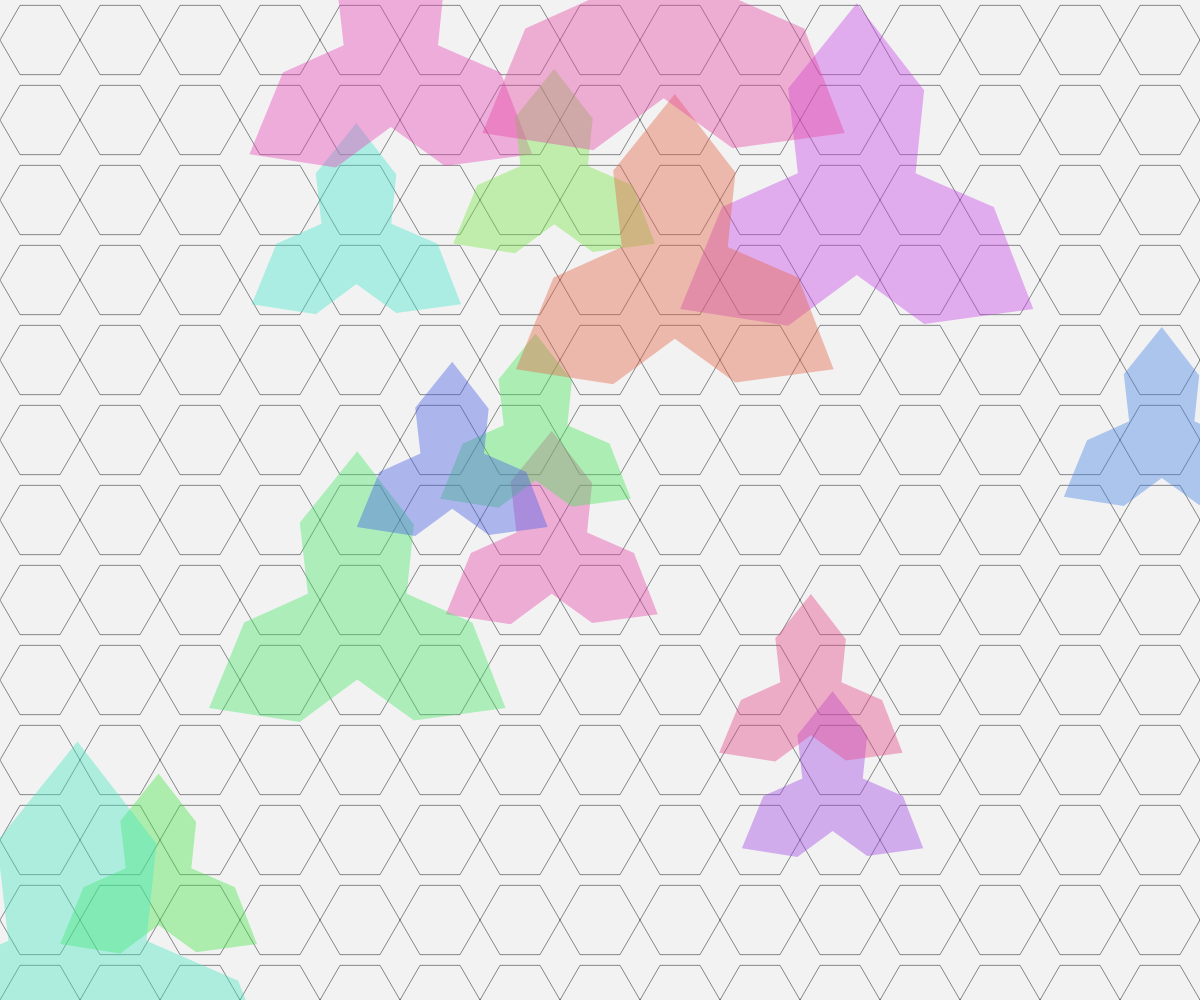
Frame 1 (no input)
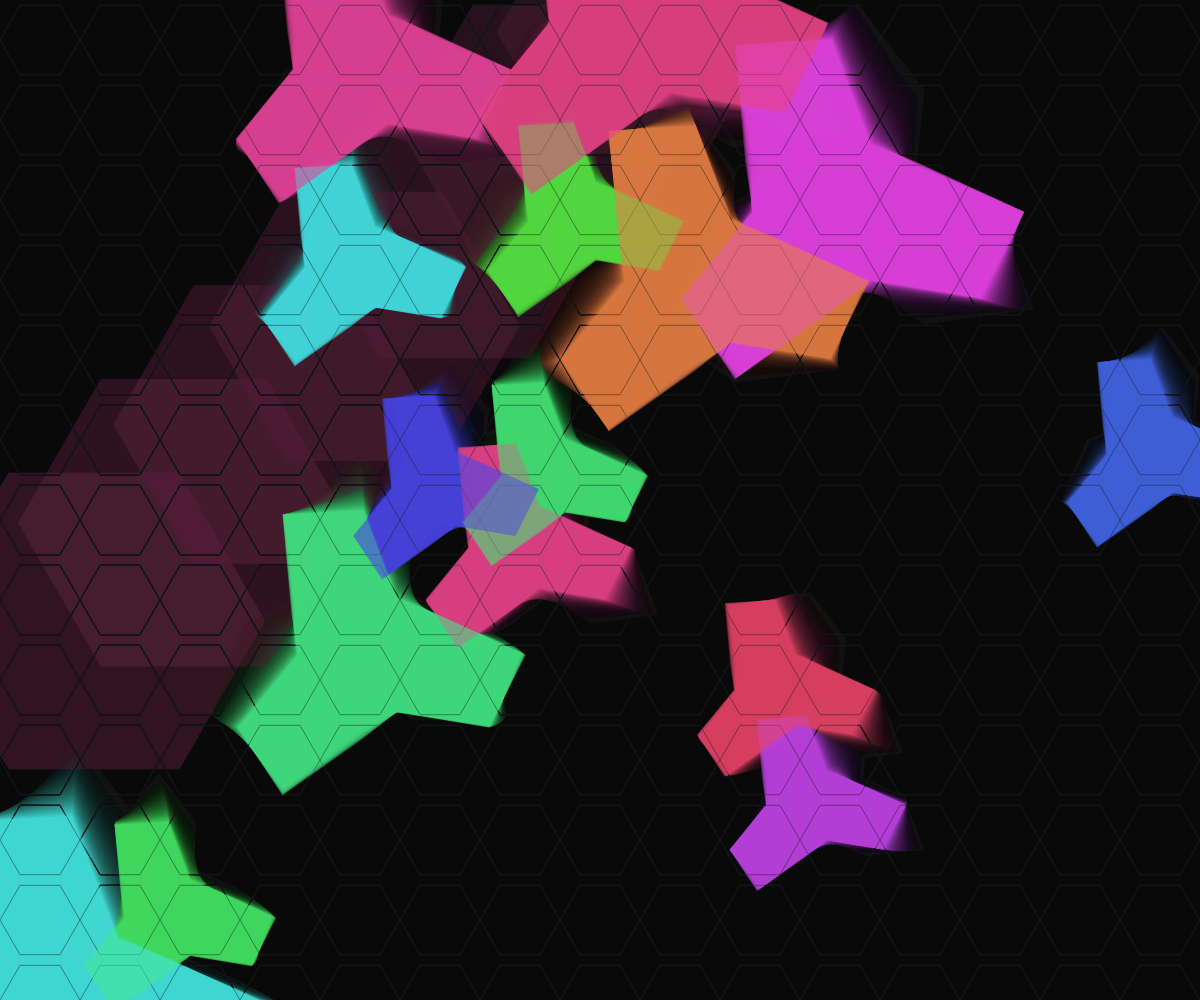
Frame 60 (no input)
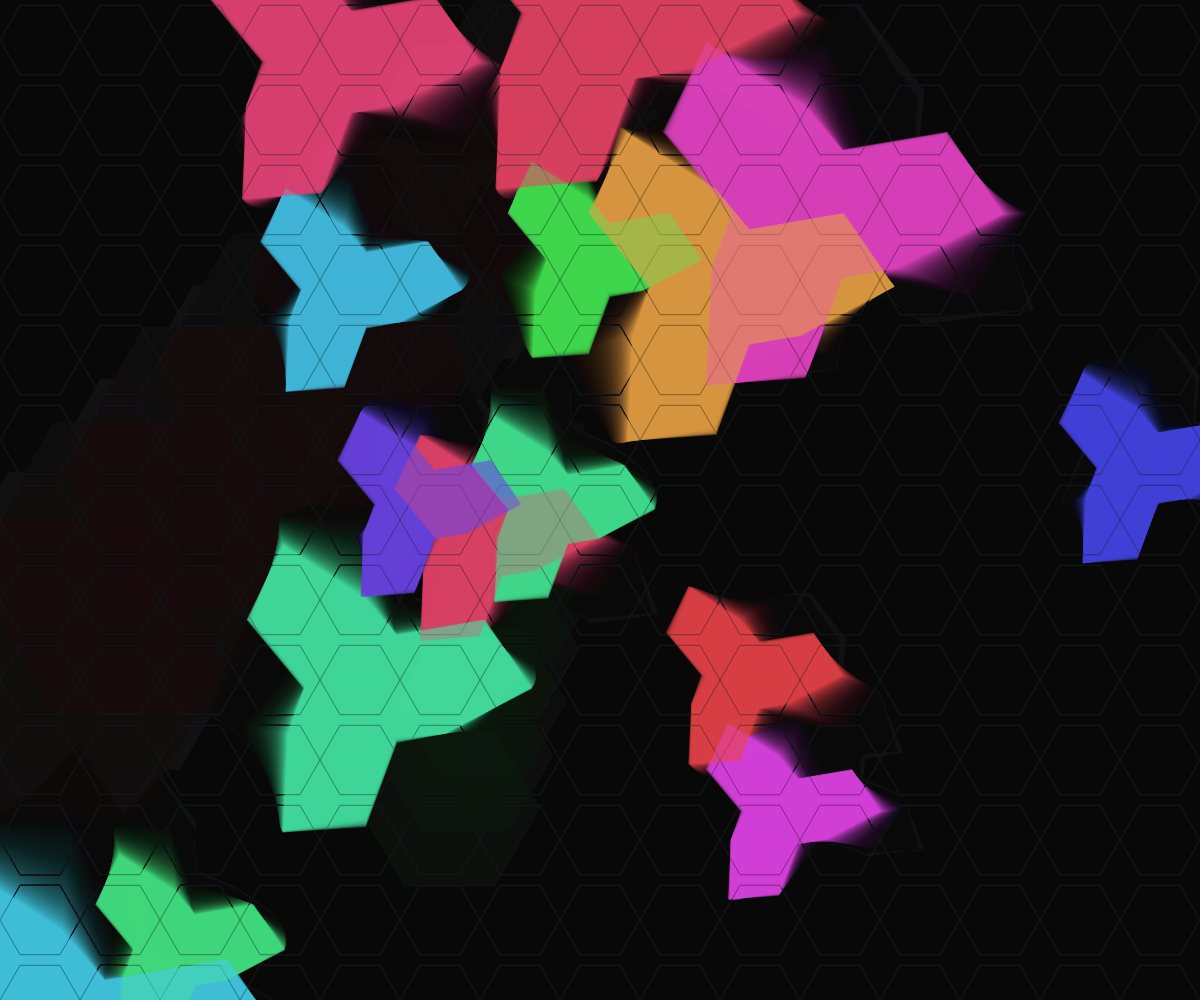
Frame 120 (the mouse pressed at the canvas centre since frame 60)

The p5.js sketch that drew these frames (run headless with seeded random() and noise() and a simulated clock; from frame 60 on, the mouse is pressed at the canvas centre):

// p5.js sketch
// ── sketch.js
let planes = [];
let grid;
let transitionProgress = 0;
let isTransitioning = false;
let gridSize = 80;

function setup() {
  createCanvas(windowWidth, windowHeight);
  colorMode(HSB, 360, 100, 100, 1);
  
  // Initialize grid
  grid = [];
  for (let y = 0; y < height; y += gridSize) {
    for (let x = 0; x < width; x += gridSize) {
      grid.push({x: x + gridSize/2, y: y + gridSize/2});
    }
  }
  
  // Initialize planes
  for (let i = 0; i < 15; i++) {
    planes.push({
      x: random(width),
      y: random(height),
      size: random(80, 200),
      speed: random(0.3, 0.7),
      hue: random(360),
      transitionTarget: null,
      transitionStart: 0
    });
  }
}

function draw() {
  background(0, 0, 0, 0.05);
  
  // Draw hexagonal grid
  stroke(200, 20, 10);
  strokeWeight(0.5);
  noFill();
  
  for (let i = 0; i < grid.length; i++) {
    let x = grid[i].x;
    let y = grid[i].y;
    
    push();
    translate(x, y);
    
    // Draw hexagon
    beginShape();
    for (let j = 0; j < 6; j++) {
      let angle = TWO_PI * j / 6;
      let px = cos(angle) * gridSize/2;
      let py = sin(angle) * gridSize/2;
      vertex(px, py);
    }
    endShape(CLOSE);
    
    pop();
  }
  
  // Update and draw planes
  for (let i = 0; i < planes.length; i++) {
    let p = planes[i];
    
    // Move plane
    p.x += cos(p.hue * 0.01) * p.speed;
    p.y += sin(p.hue * 0.01) * p.speed;
    
    // Wrap around screen
    if (p.x < -p.size) p.x = width + p.size;
    if (p.x > width + p.size) p.x = -p.size;
    if (p.y < -p.size) p.y = height + p.size;
    if (p.y > height + p.size) p.y = -p.size;
    
    // Occasionally start a transition
    if (!isTransitioning && random() < 0.001) {
      isTransitioning = true;
      transitionProgress = 0;
      
      // Choose a new target grid point
      let targetIndex = floor(random(grid.length));
      p.transitionTarget = grid[targetIndex];
      p.transitionStart = millis();
    }
    
    // Update transition
    if (isTransitioning) {
      transitionProgress += 0.01;
      
      if (transitionProgress >= 1) {
        isTransitioning = false;
        transitionProgress = 0;
        p.transitionTarget = null;
      }
    }
    
    // Draw the plane
    fill(p.hue, 70, 90, 0.4);
    noStroke();
    
    if (p.transitionTarget && isTransitioning) {
      // Smoothly transition to grid shape
      let t = transitionProgress;
      
      // Interpolate position
      let targetX = lerp(p.x, p.transitionTarget.x, t);
      let targetY = lerp(p.y, p.transitionTarget.y, t);
      
      // Create a more grid-like shape during transition
      push();
      translate(targetX, targetY);
      
      beginShape();
      for (let j = 0; j < 6; j++) {
        let angle = TWO_PI * j / 6;
        let px = cos(angle) * (p.size * (0.8 + 0.2 * t));
        let py = sin(angle) * (p.size * (0.8 + 0.2 * t));
        vertex(px, py);
      }
      endShape(CLOSE);
      
      pop();
    } else {
      // Draw regular organic shape
      push();
      translate(p.x, p.y);
      
      beginShape();
      for (let j = 0; j < 12; j++) {
        let angle = TWO_PI * j / 12;
        let r = p.size * (0.8 + 0.4 * sin(angle * 3 + millis() * 0.001));
        let px = cos(angle) * r;
        let py = sin(angle) * r;
        vertex(px, py);
      }
      endShape(CLOSE);
      
      pop();
    }
    
    // Update hue for color cycling
    p.hue = (p.hue + 0.2) % 360;
  }
}

function windowResized() {
  resizeCanvas(windowWidth, windowHeight);
}
